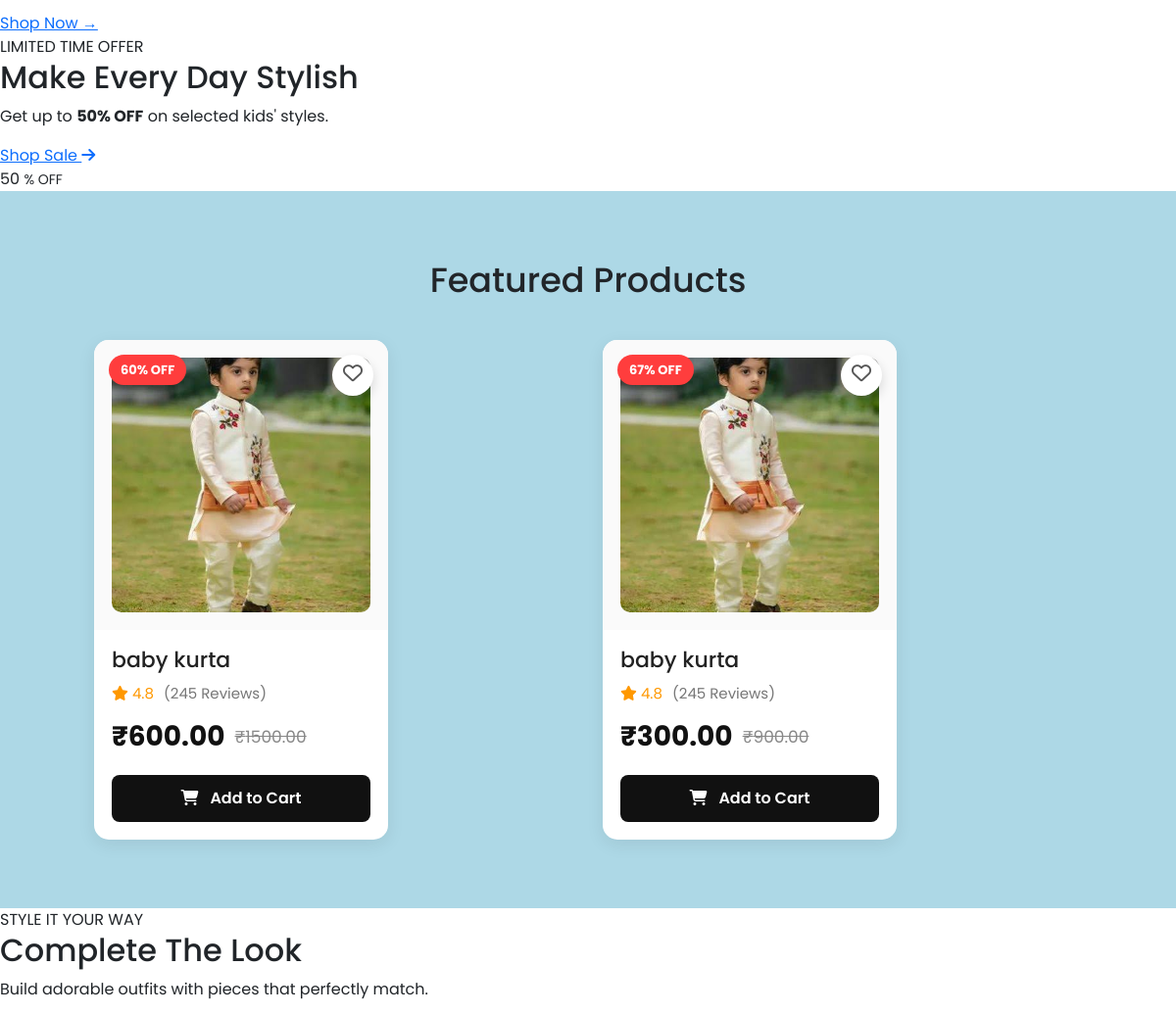
Before: /kids (middle part) with the older database file.
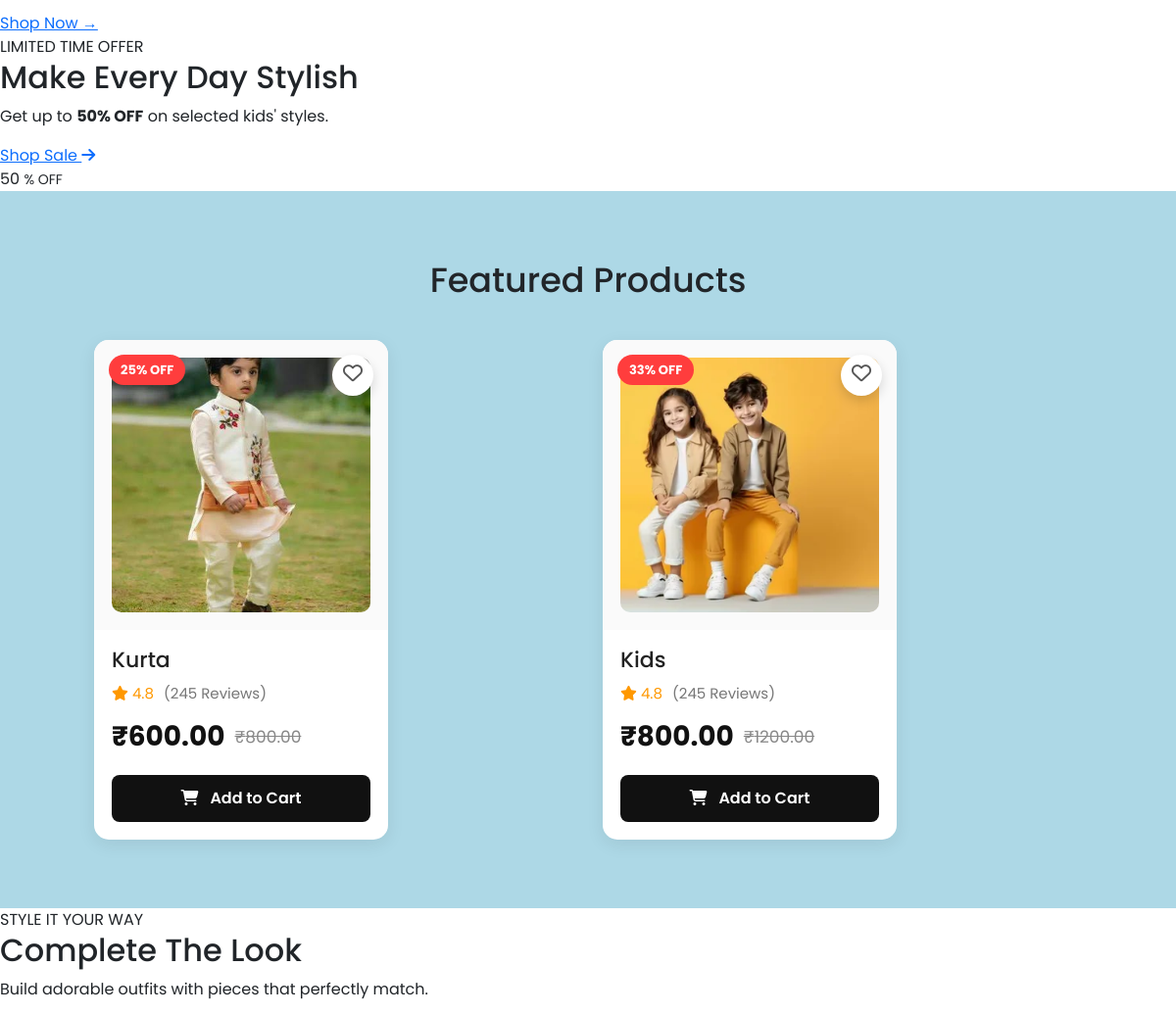
After: the same page with the newer database file.
### vendors/models.py (models this page shows, shortened)
class Product(models.Model):
    STOCK_STATUS = (
        ("In Stock", "In Stock"),
        ("Out of Stock", "Out of Stock"),
    )
    SIZE_CHOICES = (
        ("XS", "XS"),
        ("S", "S"),
        ("M", "M"),
        ("L", "L"),
        ("XL", "XL"),
        ("XXL", "XXL"),
    )
    COLOR_CHOICES = (
        ("Black", "Black"),
        ("White", "White"),
        ("Blue", "Blue"),
        ("Red", "Red"),
        ("Green", "Green"),
        ("Yellow", "Yellow"),
        ("Pink", "Pink"),
        ("Grey", "Grey"),
    )
    vendor = models.ForeignKey(
        Vendor,
        on_delete=models.CASCADE,
        related_name="products"
    )
    category = models.ForeignKey(
        Category,
        on_delete=models.CASCADE,
        related_name="products"
    )
    product_name = models.CharField(max_length=200)
    brand = models.CharField(max_length=100, blank=True)
    description = models.TextField()
    original_price = models.DecimalField(max_digits=10, decimal_places=2)
    selling_price = models.DecimalField(max_digits=10, decimal_places=2)
    quantity = models.PositiveIntegerField(default=1)
    stock_status = models.CharField(
        max_length=20,
        choices=STOCK_STATUS,
        default="In Stock"
    )
    size = models.CharField(
        max_length=10,
        choices=SIZE_CHOICES,
        blank=True,
        null=True
    )
    color = models.CharField(
        max_length=20,
        choices=COLOR_CHOICES,
        blank=True,
        null=True
    )
    product_image = models.ImageField(
        upload_to="products/",
        blank=True,
        null=True
    )
    is_featured = models.BooleanField(default=False)
    is_active = models.BooleanField(default=True)
    created_at = models.DateTimeField(auto_now_add=True)
    updated_at = models.DateTimeField(auto_now=True)
    def discount_percentage(self):
        if self.original_price > self.selling_price:
            return round(
                ((self.original_price - self.selling_price)
                 / self.original_price) * 100
            )
        return 0

### core/views.py (the view)
# urls.py: path('kids', views.kids, name='kids'),
def kids(request):
    products = Product.objects.filter(
        category__category_name="Kids",
        is_active=True
    )
    return render(request, "core/kids.html", {
        "products": products,
    })

### core/templates/core/kids.html (shortened to what this page needs)
{% extends 'base.html' %}
{% load static %}
{% block css %}
<link rel="stylesheet" href="{% static 'css/kids.css' %}">
{% endblock css %}
{% block content %}
<section class="kids-trending">
<div class="kids-trending-grid">
    <div class="kids-trend-card">
        <div class="kids-trend-info">
            <a href="#">Shop Now →</a>
        </div>
    </div>
</div>
</section>
<section class="kids-promo">
<div class="kids-promo-content">
    <span>LIMITED TIME OFFER</span>
    <h2>Make Every Day Stylish</h2>
    <p>
        Get up to <strong>50% OFF</strong> on selected kids' styles.
    </p>
    <a href="#kids-products">
        Shop Sale
        <i class="fa-solid fa-arrow-right"></i>
    </a>
</div>
<div class="kids-promo-decoration">
    <span>50</span>
    <small>% OFF</small>
</div>
</section>
<section class="index-products" id="men-products">
  <h2>Featured Products</h2>
  <div class="index-product-grid">
{% for p in products %}
<a href="{% url 'core:products_details' p.id  %}" style="text-decoration:none;">
  <div class="index-product-card">
    <span class="discount-badge">{{p.discount_percentage}}% OFF</span>
    <button class="wishlist-btn">
      <i class="fa-regular fa-heart"></i>
    </button>
    <div class="index-img">
      <img src="{{ p.product_image.url }}" alt="Women Kurti" />
    </div>
    <div class="product-info">
      <h3>{{p.product_name}}</h3>
      <div class="rating">
        <i class="fa-solid fa-star"></i>
        4.8
        <span>(245 Reviews)</span>
      </div>
      <div class="price-box">
        <span class="current-price">₹{{p.selling_price}}</span>
        <span class="old-price">₹{{p.original_price}}</span>
      </div>
      <button class="cart-btn">
        <i class="fa-solid fa-cart-shopping"></i>
        Add to Cart
      </button>
    </div>
  </div>
</a>
{% endfor %}
  </div>
</section>
<section class="kids-complete-look">
<div class="kids-section-heading">
    <span>STYLE IT YOUR WAY</span>
    <h2>Complete The Look</h2>
    <p>
        Build adorable outfits with pieces that perfectly match.
    </p>
</div>
</section>
{% endblock %}

Changed rows visible on the page:
removed Product: discount_percentage "60", product_image (picture), product_name "baby kurta", selling_price "600.00", original_price "1500.00"
removed Product: discount_percentage "67", product_image (picture), product_name "baby kurta", selling_price "300.00", original_price "900.00"
added Product: discount_percentage "25", product_image (picture), product_name "Kurta", selling_price "600.00", original_price "800.00"
added Product: discount_percentage "33", product_image (picture), product_name "Kids", selling_price "800.00", original_price "1200.00"
